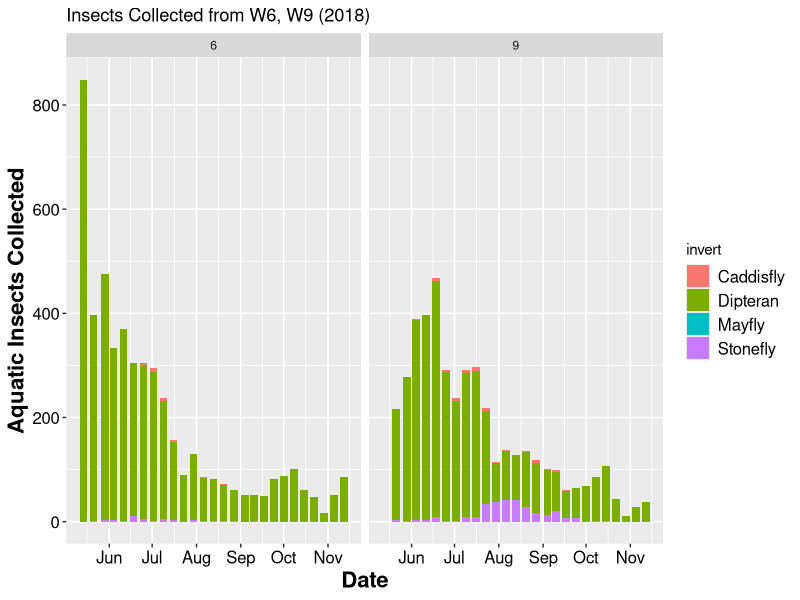
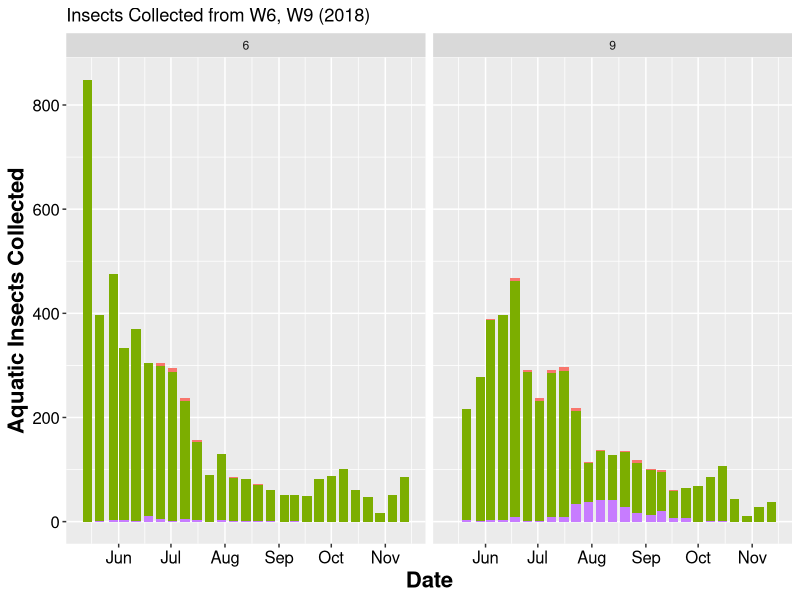

Source code (R) for these figures, in order:
## ---- chunk 1
knitr::opts_chunk$set(echo = TRUE)
knitr::opts_knit$set(root.dir = 'C:/Users/tyler/OneDrive/Documents/Huang Summer/Data Files')
#packages needed
library("magrittr")
library("dplyr")
library("tidyr")
library("lubridate")
library("ggplot2")
## ---- chunk 2
 ws <- read.csv("All watersheds.csv")

## ---- chunk 3
 ws_tidy <- ws %>% 
  gather("Dipteran_Large","Terrestrial_Large","Caddisfly_Large","Mayfly_Large","Stonefly_Large",
         "Other_Large","Dipteran_Small","Terrestrial_Small", "Other_Small", key ="invert_size", value = "count")%>%
  separate(invert_size, into=c("invert", "size"), sep = "_") %>%   #making invertebrate type and size into separate variables
  mutate(count_NA = ifelse(is.na(count)==TRUE, 0, count)) %>%  dplyr::select(-count)  

##Note that here we have variables of watershed, date, trap, type of macroinvertebrate, size, and count 

head(ws_tidy)

aq <- c("Caddisfly", "Dipteran", "Mayfly", "Stonefly")

ws_tidy <-  ws_tidy %>%  mutate(date = lubridate::mdy(Date)) %>% 
  dplyr::select(-Date) %>% 
  dplyr::select(Watershed, date, Trap, invert, size, count_NA) 

ws_sum <- ws_tidy %>% group_by(Watershed, date, invert, size) %>% filter(invert %in% aq)%>% 
  summarize(count_sum = sum(count_NA))
head(ws_sum)
##Note that here we have variables of watershed, date,  type of macroinvertebrate, size, and a total count for all of the traps

## ---- chunk 4
#W6 and 9
ggplot(NULL, aes(x = date, y = count_sum, fill = invert))+ 
  geom_bar(data = ws_sum %>% filter(Watershed == "9"), stat = 'identity')+
  geom_bar(data = ws_sum %>% filter(Watershed == "6"), stat = 'identity')+ facet_wrap(~Watershed)+
  ggtitle("Insects Collected from W6, W9 (2018)")+ labs(y = "Aquatic Insects Collected", x = "Date") + 
  theme(axis.title = element_text(size=16, color='black', face="bold"), 
   axis.text = element_text(size=12, color='black'), legend.position = 'right',
   legend.text = element_text(size = 12))
{rfig.width = 30}
## ---- chunk 5
ggplot(NULL, aes(x = date, y = count_sum, fill = invert))+ 
  geom_bar(data = ws_sum %>% filter(Watershed == "9"), stat = "identity")+
  geom_bar(data = ws_sum %>% filter(Watershed == "6"), stat = "identity")+ facet_wrap(~Watershed)+
  ggtitle("Insects Collected from W6, W9 (2018)")+ labs(y = "Aquatic Insects Collected", x = "Date") + 
  theme(axis.title = element_text(size=16, color='black', face="bold"), 
        axis.text = element_text(size=12, color='black'), legend.position = 'none')
